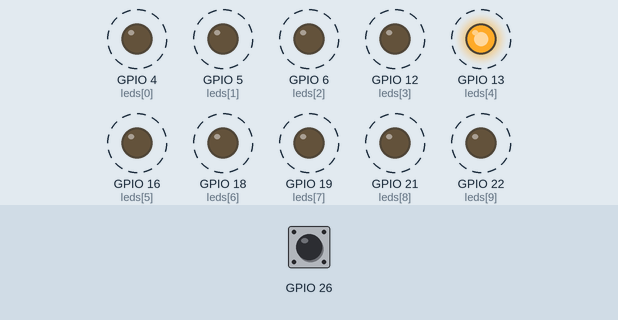
Bench run of a program on a simulated Raspberry Pi (BCM pin numbers). Parts: output pins drawn as LEDs (lit = HIGH). Dashed ring = blinking. Inputs (shaded band) come from the test bench; at power-on: GPIO 26 HIGH.

Above: at 1.25 s.
1.3 s: GPIO 26 driven LOW
At 1.8 s:
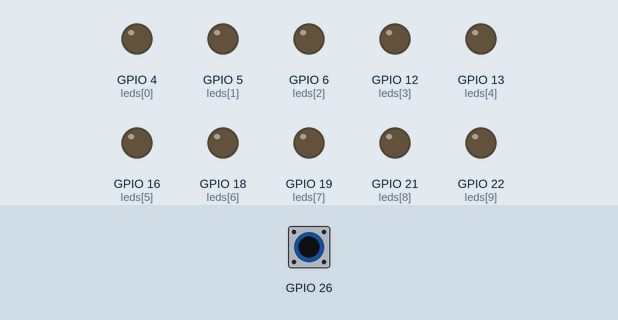
2.8 s: GPIO 26 driven HIGH
At 5.71 s:
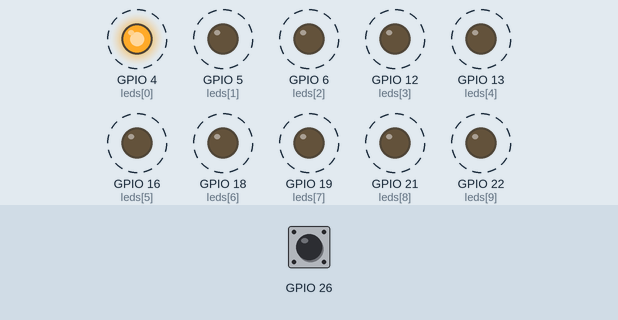
5.8 s: GPIO 26 pulsed LOW 2 times (0.12 s each, 0.3 s apart)
At 6.61 s:
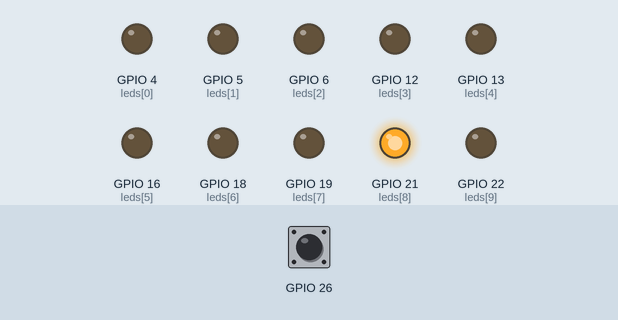
8.8 s: GPIO 26 pulsed LOW 5 times (0.12 s each, 0.3 s apart)
Timing chart, 0 to 12.8 s (numbered marks = the images above; inputs shaded):
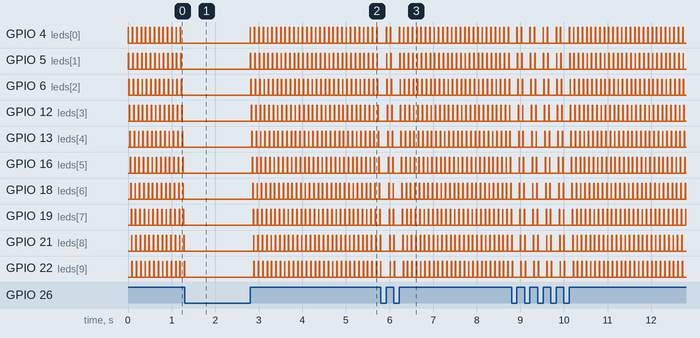

Measured:
- after the input at 1.3 s, GPIO 4 (leds[0]), GPIO 5 (leds[1]), GPIO 6 (leds[2]), GPIO 12 (leds[3]), GPIO 13 (leds[4]), GPIO 16 (leds[5]), GPIO 18 (leds[6]), GPIO 19 (leds[7]), GPIO 21 (leds[8]): stops changing and stays LOW; GPIO 22 (leds[9]): goes on until 1.3 s, then stays LOW
- after the input at 2.8 s, GPIO 4 (leds[0]), GPIO 5 (leds[1]): alternates HIGH for 0.01 s and LOW for 0.09 s, starting at once
- by itself, GPIO 4 (leds[0]), GPIO 5 (leds[1]), GPIO 6 (leds[2]), GPIO 12 (leds[3]), GPIO 13 (leds[4]), GPIO 16 (leds[5]), GPIO 18 (leds[6]), GPIO 19 (leds[7]), GPIO 21 (leds[8]), GPIO 22 (leds[9]): alternates HIGH for 0.01 s and LOW for 0.09 s

The program:

run_fast_button.py
```python
#!/usr/bin/python
import RPi.GPIO as GPIO
import time

GPIO.setmode(GPIO.BCM)
GPIO.setwarnings(False)

leds = [4,5,6,12,13,16,18,19,21,22]
for led in leds:
     GPIO.setup(led,GPIO.OUT)
     GPIO.output(led,GPIO.LOW)

GPIO.setup(26,GPIO.IN)

while True:
    if(GPIO.input(26) == False):
        for led in leds:
            GPIO.output(led,GPIO.LOW)
    else:
        for led in leds:
            GPIO.output(led,GPIO.HIGH)
            time.sleep(0.01)
            GPIO.output(led,GPIO.LOW)
```
